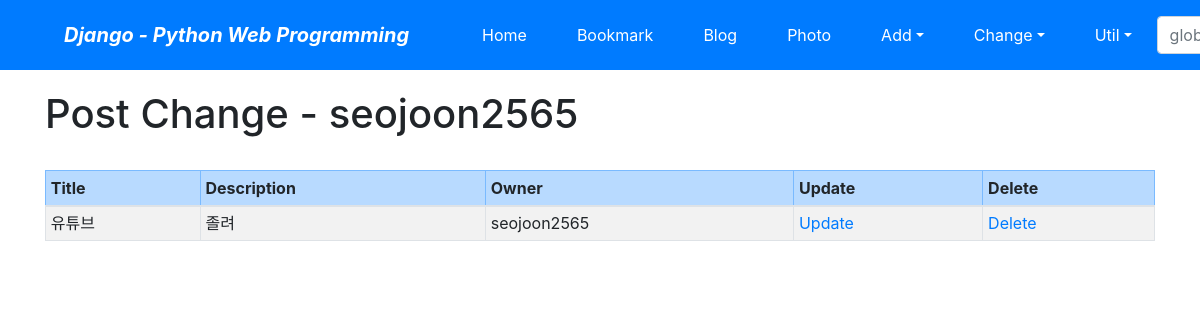
/blog/change/ (signed in), run on the app's committed database.
### blog/models.py (models this page shows, shortened)
class Post(models.Model):
    title = models.CharField(verbose_name='TITLE', max_length=50)  # 포스트 제목
    slug = models.SlugField('SLUG', unique=True, allow_unicode=True, help_text='one word for title alias.')  # 제목의 별칭
    description = models.CharField('DESCRIPTION', max_length=100, blank=True, help_text='simple description text.')  # 포스트 한 줄 설명
    content = models.TextField('CONTENT')  # 포스트의 내용
    create_dt = models.DateTimeField('CREATE DATE', auto_now_add=True)  # 생성 일자
    modify_dt = models.DateTimeField('MODIFY DATE', auto_now=True)  # 수정 일자
    tags = TaggableManager(blank=True)  # ch06에서 추가됨
    owner = models.ForeignKey(User, on_delete=models.CASCADE, verbose_name='OWNER', blank=True, null=True)     # ch11에서 추가됨
    class Meta:
        verbose_name = 'post'
        verbose_name_plural = 'posts'
        db_table = 'blog_posts'
        ordering = ('-modify_dt',)

### blog/views.py (the view)
# urls.py: path('change/', views.PostChangeLV.as_view(), name='change'),
class PostChangeLV(LoginRequiredMixin, ListView):
    template_name = 'blog/post_change_list.html'
    def get_queryset(self):
        return Post.objects.filter(owner=self.request.user)

### blog/templates/blog/post_change_list.html (shortened to what this page needs)
{% extends "base.html" %}
{% block content %}
    <h1>Post Change - {{user}}</h1>
    <br>
    <table class="table table-bordered table-sm table-striped">
        <thead>
        <tr class="table-primary">
            <th>Title</th>
            <th>Description</th>
            <th>Owner</th>
            <th>Update</th>
            <th>Delete</th>
        </tr>
        </thead>
        <tbody>
            {% for item in object_list %}
            <tr>
                <td>{{ item.title }}</td>
                <td>{{ item.description }}</td>
                <td>{{ item.owner }}</td>
                <td><a href="{% url 'blog:update' item.id %}">Update</a></td>
                <td><a href="{% url 'blog:delete' item.id %}">Delete</a></td>
            </tr>
            {% endfor %}
        </tbody>
    </table>
{% endblock %}

### data on the page
Post: title "유튜브", description "졸려", owner "seojoon2565"

### other printed values
{{ user }} "seojoon2565"
